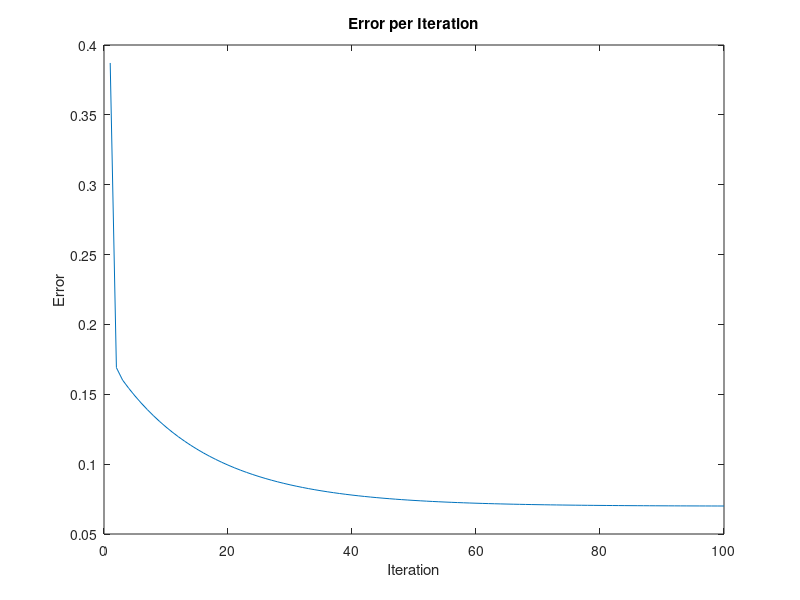

Reproduce this figure in MATLAB.
% Delta Rule
% This will create some random data and assign it to a class. It will then
% train a neural network with the delta rule with a static learning rate
% and graph the error.
% Tyler Rose and Seth Dippold
clear all; close all;

% Create some random data around x1 + 2*x2 - 2 and classify it as > 0 is 1
% and <=0 is 0
N = 100;
x1 = rand(N,1) + .5;
x2 = rand(N,1);
x = [x1,x2];
y = zeros(N,1);
count = 0;
for i=1:N
    if ((x1(i) + 2*x2(i) - 2) > 0)
        y(i) = 1;
        count = count + 1;
    end
end

% initialize the weight vector
w = rand(1,2+1);

% Batch Fashion
maxIterations = 100;
iterations = 0;
eta = .01; % this is the learning rate
tic;
while (iterations < maxIterations)
    iterations = iterations + 1;
    for i=1:N
        out(i) = sum(w.*[x(i,:),1]);
        deltaW = eta*(y(i) - out(i))*[x(i,:),1];
        w = w + deltaW;
        err(i) = (y(i) - out(i))^2;
    end
    E(iterations) = sum(err)/N;
end
toc
min(E)
% Plot the Error per iteration
plot(linspace(1,maxIterations,maxIterations),E);
title('Error per Iteration');
ylabel('Error');
xlabel('Iteration');

% Incremental Fashion
maxIterations = 100;
iterations = 0;
numUpdates = 0;
eta = .01; % this is the learning rate
tic;
for i=1:N
    out(i) = sum(w.*[x(i,:),1]);
    deltaW = eta*(y(i) - out(i))*[x(i,:),1];
    w = w + deltaW;
    err(i) = (y(i) - out(i))^2;
    E(i) = sum(err)/i;
end
toc
min(E)
return
% Plot the Error per iteration
plot(linspace(1,maxIterations,maxIterations),E);
title('Error per Iteration');
ylabel('Error');
xlabel('Iteration');
